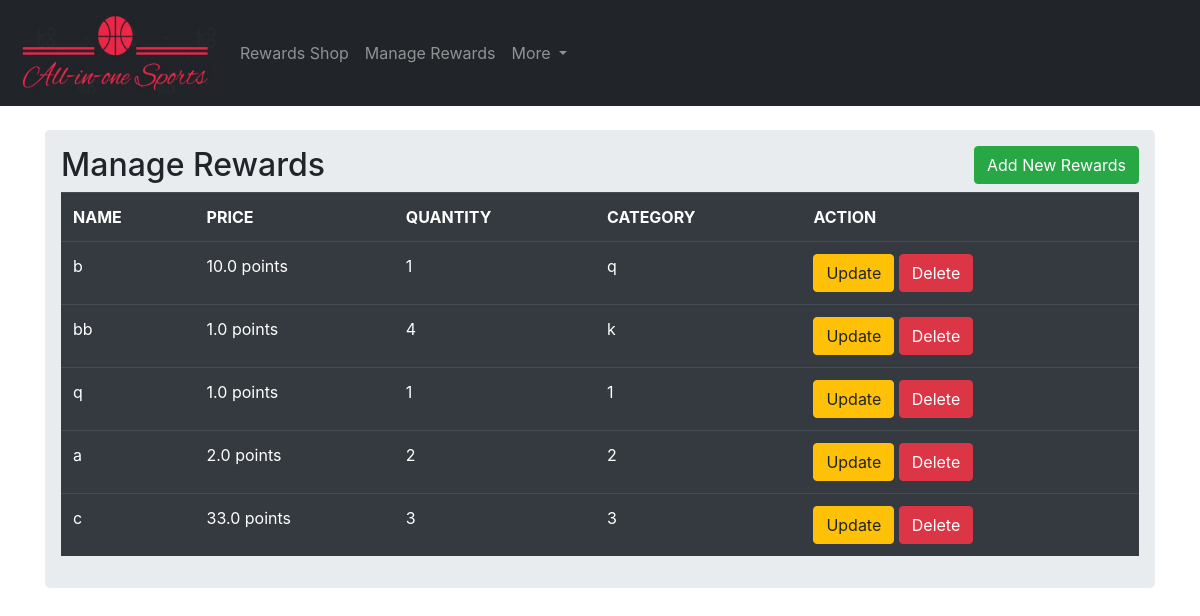
The app's page /manage_rewards, older data.
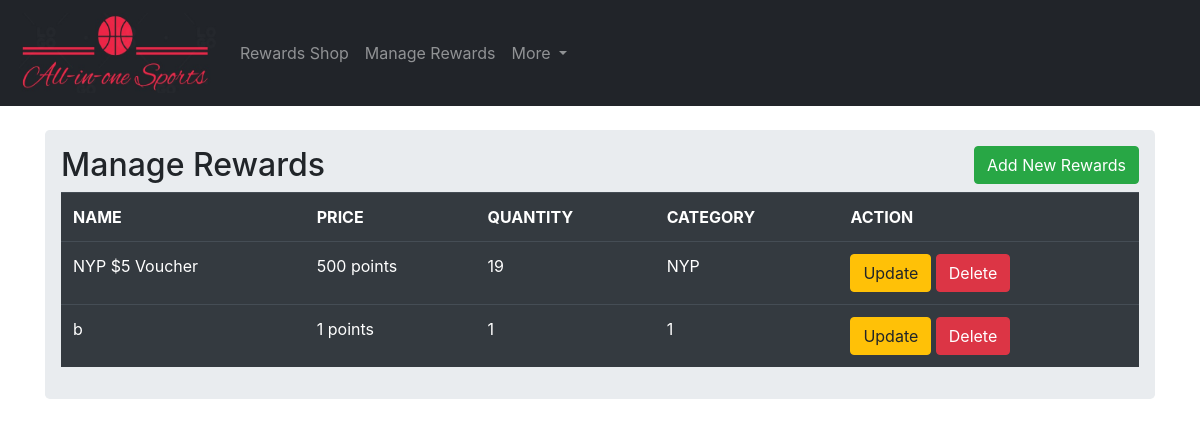
The same page, newer data.
### app.py (models this page shows, shortened)
class Rewards(rshop_db.Model):
    id = rshop_db.Column(rshop_db.Integer, primary_key=True)
    name = rshop_db.Column(rshop_db.String(100), nullable=False, unique=True)
    price = rshop_db.Column(rshop_db.Integer, nullable=False)
    quantity = rshop_db.Column(rshop_db.Integer, nullable=False)
    category = rshop_db.Column(rshop_db.String(100), nullable=False)
    date_added = rshop_db.Column(rshop_db.DateTime, default=datetime.utcnow)

### app.py (the view)
@app.route('/manage_rewards')
def rmanage():
    ourrewards = Rewards.query.order_by(Rewards.date_added)
    return render_template('rmanage.html', ourrewards=ourrewards)

### templates/rmanage.html (shortened to what this page needs)
{% extends 'base.html' %}
{% block body %}
<br>
<div class="container">
    <div class="row">
        <div class="col md-12">
            <div class="jumbotron p-3">
                <h2>Manage Rewards<a class="btn btn-success float-right" href="/add_rewards">Add New Rewards</a></h2>
<table class="table table-hover table-dark">
<tr>
    <th>NAME</th>
    <th>PRICE</th>
    <th>QUANTITY</th>
    <th>CATEGORY</th>
    <th>ACTION</th>
</tr>
{% for ourreward in ourrewards %}
<tr>
    <td>{{ourreward.name}}</td>
    <td>{{ourreward.price}} points</td>
    <td>{{ourreward.quantity}}</td>
    <td>{{ourreward.category}}</td>
    <td>
<a class="btn btn-warning" href="{{url_for('updaterewards',id=ourreward.id)}}">Update</a>
<a class="btn btn-danger" href="{{url_for('deleterewards',id=ourreward.id)}}">Delete</a><br>
    </td>
</tr>
{% endfor %}
</table>
            </div>
        </div>
    </div>
</div>
{% endblock %}

Row changes from the older to the newer data that the page shows:
removed Rewards: name "b", price "10.0", quantity "1", category "q"
removed Rewards: name "q", price "1.0", quantity "1", category "1"
removed Rewards: name "a", price "2.0", quantity "2", category "2"
removed Rewards: name "c", price "33.0", quantity "3", category "3"
added Rewards: name "NYP $5 Voucher", price "500", quantity "19", category "NYP"
changed Rewards (number 2 of 2 on the later page): name "bb" → "b"; price "1.0" → "1"; quantity "4" → "1"; category "k" → "1"
